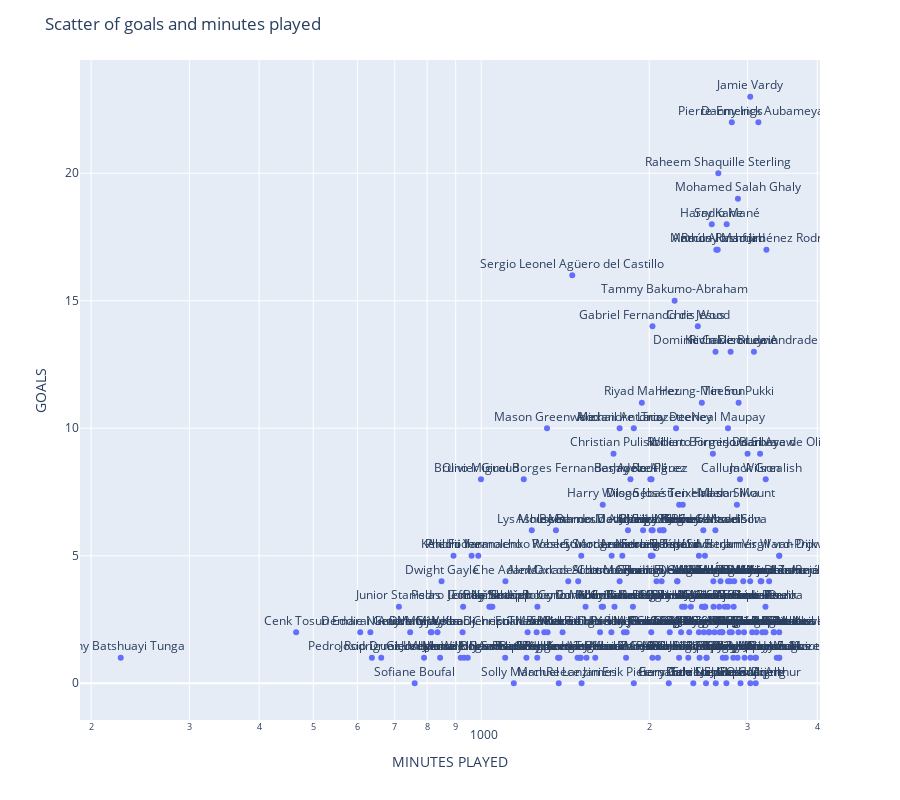

The notebook cell saved with this chart:
### Markdown cell above
## Scatter of goals to observe the correlation between the number of minutes played and the number of goals scored

### Code cell
plotlyScatter(df,df['MINUTES PLAYED'],df['GOALS'],df['PLAYER'],'Scatter of goals and minutes played')

### Figure 1 — Plotly figure (JSON) as saved in the notebook; plotly's stock layout.template omitted (floating-point values rounded to 4 significant figures; data arrays with more than 128 entries replaced by an {"elided": "..."} marker saying what was removed)
{"data": [{"hovertemplate": "MINUTES PLAYED=%{x}<br>GOALS=%{y}<br>PLAYER=%{text}<extra></extra>", "legendgroup": "", "marker": {"color": "#636efa", "symbol": "circle"}, "mode": "markers+text", "name": "", "orientation": "v", "showlegend": false, "text": {"elided": "197 str values"}, "textposition": "top center", "type": "scatter", "x": {"elided": "197 int values"}, "xaxis": "x", "y": {"elided": "197 int values"}, "yaxis": "y"}], "layout": {"height": 800, "legend": {"tracegroupgap": 0}, "margin": {"t": 60}, "title": {"text": "Scatter of goals and minutes played"}, "xaxis": {"anchor": "y", "domain": [0, 1], "title": {"text": "MINUTES PLAYED"}, "type": "log"}, "yaxis": {"anchor": "x", "domain": [0, 1], "title": {"text": "GOALS"}}}}
